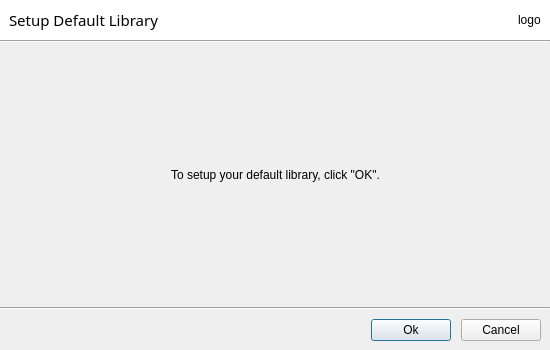
<?xml version="1.0" encoding="UTF-8"?>
<ui version="4.0">
 <class>InitVirtualDriveDialog</class>
 <widget class="QDialog" name="InitVirtualDriveDialog">
  <property name="geometry">
   <rect>
    <x>0</x>
    <y>0</y>
    <width>550</width>
    <height>350</height>
   </rect>
  </property>
  <property name="windowTitle">
   <string>Dialog</string>
  </property>
  <property name="styleSheet">
   <string notr="true">QLineEdit {
min-width: 260px;
}</string>
  </property>
  <layout class="QVBoxLayout" name="verticalLayout">
   <property name="spacing">
    <number>0</number>
   </property>
   <property name="margin">
    <number>0</number>
   </property>
   <item>
    <widget class="QWidget" name="widget" native="true">
     <property name="styleSheet">
      <string notr="true">background: white;</string>
     </property>
     <layout class="QHBoxLayout" name="horizontalLayout_2">
      <item>
       <widget class="QLabel" name="mTitle">
        <property name="font">
         <font>
          <family>Sans Serif</family>
          <pointsize>11</pointsize>
         </font>
        </property>
        <property name="styleSheet">
         <string notr="true"/>
        </property>
        <property name="text">
         <string>Setup Default Library</string>
        </property>
       </widget>
      </item>
      <item>
       <spacer name="horizontalSpacer_4">
        <property name="orientation">
         <enum>Qt::Horizontal</enum>
        </property>
        <property name="sizeHint" stdset="0">
         <size>
          <width>376</width>
          <height>20</height>
         </size>
        </property>
       </spacer>
      </item>
      <item>
       <widget class="QLabel" name="mLogo">
        <property name="text">
         <string>logo</string>
        </property>
       </widget>
      </item>
     </layout>
    </widget>
   </item>
   <item>
    <widget class="Line" name="line">
     <property name="orientation">
      <enum>Qt::Horizontal</enum>
     </property>
    </widget>
   </item>
   <item>
    <spacer name="verticalSpacer">
     <property name="orientation">
      <enum>Qt::Vertical</enum>
     </property>
     <property name="sizeHint" stdset="0">
      <size>
       <width>20</width>
       <height>85</height>
      </size>
     </property>
    </spacer>
   </item>
   <item>
    <layout class="QHBoxLayout" name="horizontalLayout_3">
     <item>
      <spacer name="horizontalSpacer_2">
       <property name="orientation">
        <enum>Qt::Horizontal</enum>
       </property>
       <property name="sizeHint" stdset="0">
        <size>
         <width>40</width>
         <height>20</height>
        </size>
       </property>
      </spacer>
     </item>
     <item>
      <widget class="QLabel" name="mStatusText">
       <property name="text">
        <string>To setup your default library, click &quot;OK&quot;.</string>
       </property>
      </widget>
     </item>
     <item>
      <spacer name="horizontalSpacer_3">
       <property name="orientation">
        <enum>Qt::Horizontal</enum>
       </property>
       <property name="sizeHint" stdset="0">
        <size>
         <width>40</width>
         <height>20</height>
        </size>
       </property>
      </spacer>
     </item>
    </layout>
   </item>
   <item>
    <spacer name="verticalSpacer_2">
     <property name="orientation">
      <enum>Qt::Vertical</enum>
     </property>
     <property name="sizeHint" stdset="0">
      <size>
       <width>20</width>
       <height>85</height>
      </size>
     </property>
    </spacer>
   </item>
   <item>
    <widget class="Line" name="line_2">
     <property name="orientation">
      <enum>Qt::Horizontal</enum>
     </property>
    </widget>
   </item>
   <item>
    <layout class="QHBoxLayout" name="horizontalLayout">
     <property name="spacing">
      <number>10</number>
     </property>
     <property name="margin">
      <number>9</number>
     </property>
     <item>
      <spacer name="horizontalSpacer">
       <property name="orientation">
        <enum>Qt::Horizontal</enum>
       </property>
       <property name="sizeHint" stdset="0">
        <size>
         <width>40</width>
         <height>20</height>
        </size>
       </property>
      </spacer>
     </item>
     <item>
      <widget class="QPushButton" name="mOkBtn">
       <property name="text">
        <string>Ok</string>
       </property>
      </widget>
     </item>
     <item>
      <widget class="QPushButton" name="mCancelBtn">
       <property name="text">
        <string>Cancel</string>
       </property>
      </widget>
     </item>
    </layout>
   </item>
  </layout>
 </widget>
 <tabstops>
  <tabstop>mOkBtn</tabstop>
  <tabstop>mCancelBtn</tabstop>
 </tabstops>
 <resources/>
 <connections>
  <connection>
   <sender>mCancelBtn</sender>
   <signal>clicked()</signal>
   <receiver>InitVirtualDriveDialog</receiver>
   <slot>reject()</slot>
   <hints>
    <hint type="sourcelabel">
     <x>299</x>
     <y>180</y>
    </hint>
    <hint type="destinationlabel">
     <x>339</x>
     <y>4</y>
    </hint>
   </hints>
  </connection>
 </connections>
</ui>
